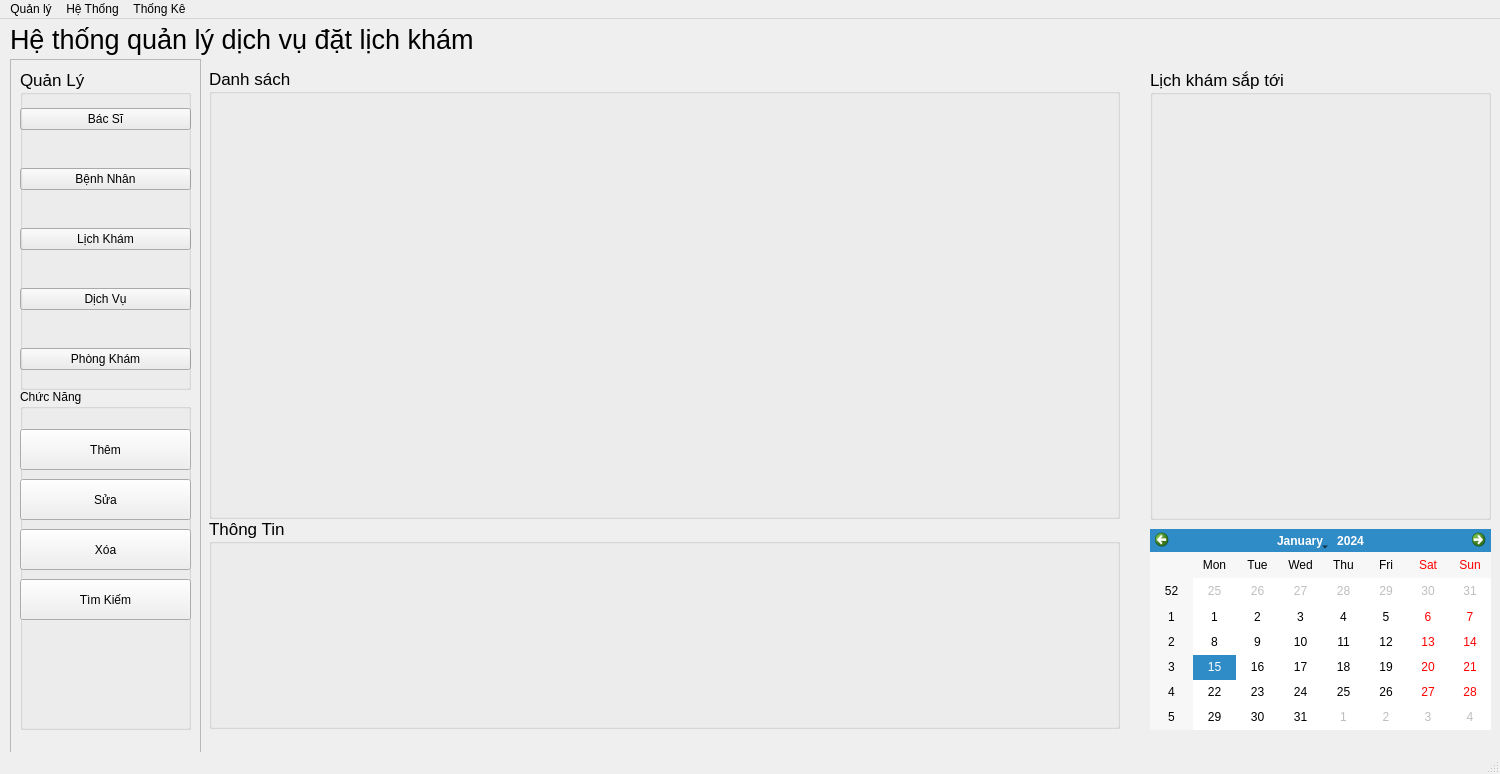
<?xml version="1.0" encoding="UTF-8"?>
<ui version="4.0">
 <class>MainWindow</class>
 <widget class="QMainWindow" name="MainWindow">
  <property name="geometry">
   <rect>
    <x>0</x>
    <y>0</y>
    <width>1500</width>
    <height>774</height>
   </rect>
  </property>
  <property name="windowTitle">
   <string>MainWindow</string>
  </property>
  <widget class="QWidget" name="centralwidget">
   <widget class="QLabel" name="label">
    <property name="geometry">
     <rect>
      <x>10</x>
      <y>0</y>
      <width>591</width>
      <height>41</height>
     </rect>
    </property>
    <property name="font">
     <font>
      <pointsize>20</pointsize>
     </font>
    </property>
    <property name="text">
     <string>Hệ thống quản lý dịch vụ đặt lịch khám</string>
    </property>
   </widget>
   <widget class="QFrame" name="frame">
    <property name="geometry">
     <rect>
      <x>10</x>
      <y>40</y>
      <width>191</width>
      <height>731</height>
     </rect>
    </property>
    <property name="frameShape">
     <enum>QFrame::StyledPanel</enum>
    </property>
    <property name="frameShadow">
     <enum>QFrame::Raised</enum>
    </property>
    <widget class="QWidget" name="verticalLayoutWidget">
     <property name="geometry">
      <rect>
       <x>10</x>
       <y>40</y>
       <width>171</width>
       <height>41</height>
      </rect>
     </property>
     <layout class="QVBoxLayout" name="verticalLayout">
      <item>
       <widget class="QPushButton" name="pushButton">
        <property name="text">
         <string>Bác Sĩ</string>
        </property>
       </widget>
      </item>
     </layout>
    </widget>
    <widget class="QWidget" name="verticalLayoutWidget_2">
     <property name="geometry">
      <rect>
       <x>10</x>
       <y>100</y>
       <width>171</width>
       <height>41</height>
      </rect>
     </property>
     <layout class="QVBoxLayout" name="verticalLayout_2">
      <item>
       <widget class="QPushButton" name="pushButton_2">
        <property name="text">
         <string>Bệnh Nhân</string>
        </property>
       </widget>
      </item>
     </layout>
    </widget>
    <widget class="QWidget" name="verticalLayoutWidget_3">
     <property name="geometry">
      <rect>
       <x>10</x>
       <y>160</y>
       <width>171</width>
       <height>41</height>
      </rect>
     </property>
     <layout class="QVBoxLayout" name="verticalLayout_3">
      <item>
       <widget class="QPushButton" name="pushButton_3">
        <property name="text">
         <string>Lịch Khám</string>
        </property>
       </widget>
      </item>
     </layout>
    </widget>
    <widget class="QWidget" name="verticalLayoutWidget_4">
     <property name="geometry">
      <rect>
       <x>10</x>
       <y>220</y>
       <width>171</width>
       <height>41</height>
      </rect>
     </property>
     <layout class="QVBoxLayout" name="verticalLayout_4">
      <item>
       <widget class="QPushButton" name="pushButton_4">
        <property name="text">
         <string>Dịch Vụ</string>
        </property>
       </widget>
      </item>
     </layout>
    </widget>
    <widget class="QWidget" name="verticalLayoutWidget_5">
     <property name="geometry">
      <rect>
       <x>10</x>
       <y>280</y>
       <width>171</width>
       <height>41</height>
      </rect>
     </property>
     <layout class="QVBoxLayout" name="verticalLayout_5">
      <item>
       <widget class="QPushButton" name="pushButton_5">
        <property name="text">
         <string>Phòng Khám</string>
        </property>
       </widget>
      </item>
     </layout>
    </widget>
    <widget class="QGroupBox" name="groupBox_4">
     <property name="geometry">
      <rect>
       <x>10</x>
       <y>10</y>
       <width>171</width>
       <height>321</height>
      </rect>
     </property>
     <property name="font">
      <font>
       <pointsize>13</pointsize>
      </font>
     </property>
     <property name="title">
      <string>Quản Lý</string>
     </property>
    </widget>
    <widget class="QGroupBox" name="groupBox_5">
     <property name="geometry">
      <rect>
       <x>10</x>
       <y>330</y>
       <width>171</width>
       <height>341</height>
      </rect>
     </property>
     <property name="title">
      <string>Chức Năng</string>
     </property>
     <widget class="QPushButton" name="pushButton_6">
      <property name="geometry">
       <rect>
        <x>0</x>
        <y>40</y>
        <width>171</width>
        <height>41</height>
       </rect>
      </property>
      <property name="text">
       <string>Thêm</string>
      </property>
     </widget>
     <widget class="QPushButton" name="pushButton_7">
      <property name="geometry">
       <rect>
        <x>0</x>
        <y>90</y>
        <width>171</width>
        <height>41</height>
       </rect>
      </property>
      <property name="text">
       <string>Sửa</string>
      </property>
     </widget>
     <widget class="QPushButton" name="pushButton_8">
      <property name="geometry">
       <rect>
        <x>0</x>
        <y>140</y>
        <width>171</width>
        <height>41</height>
       </rect>
      </property>
      <property name="text">
       <string>Xóa</string>
      </property>
     </widget>
     <widget class="QPushButton" name="pushButton_9">
      <property name="geometry">
       <rect>
        <x>0</x>
        <y>190</y>
        <width>171</width>
        <height>41</height>
       </rect>
      </property>
      <property name="text">
       <string>Tìm Kiếm</string>
      </property>
     </widget>
    </widget>
   </widget>
   <widget class="QStackedWidget" name="stackedWidget">
    <property name="geometry">
     <rect>
      <x>199</x>
      <y>49</y>
      <width>931</width>
      <height>721</height>
     </rect>
    </property>
    <widget class="QWidget" name="page">
     <widget class="QGroupBox" name="groupBox_2">
      <property name="geometry">
       <rect>
        <x>10</x>
        <y>0</y>
        <width>911</width>
        <height>451</height>
       </rect>
      </property>
      <property name="font">
       <font>
        <pointsize>13</pointsize>
        <italic>false</italic>
       </font>
      </property>
      <property name="autoFillBackground">
       <bool>false</bool>
      </property>
      <property name="title">
       <string>Danh sách</string>
      </property>
     </widget>
     <widget class="QGroupBox" name="groupBox_3">
      <property name="geometry">
       <rect>
        <x>10</x>
        <y>450</y>
        <width>911</width>
        <height>211</height>
       </rect>
      </property>
      <property name="font">
       <font>
        <pointsize>13</pointsize>
       </font>
      </property>
      <property name="title">
       <string>Thông Tin</string>
      </property>
     </widget>
    </widget>
    <widget class="QWidget" name="page_2"/>
   </widget>
   <widget class="QGroupBox" name="groupBox">
    <property name="geometry">
     <rect>
      <x>1150</x>
      <y>50</y>
      <width>341</width>
      <height>451</height>
     </rect>
    </property>
    <property name="font">
     <font>
      <pointsize>13</pointsize>
     </font>
    </property>
    <property name="title">
     <string>Lịch khám sắp tới </string>
    </property>
   </widget>
   <widget class="QCalendarWidget" name="calendarWidget">
    <property name="geometry">
     <rect>
      <x>1150</x>
      <y>510</y>
      <width>341</width>
      <height>201</height>
     </rect>
    </property>
   </widget>
  </widget>
  <widget class="QMenuBar" name="menubar">
   <property name="geometry">
    <rect>
     <x>0</x>
     <y>0</y>
     <width>1500</width>
     <height>26</height>
    </rect>
   </property>
   <widget class="QMenu" name="menuQu_n_l">
    <property name="title">
     <string>Quản lý</string>
    </property>
    <addaction name="actionB_c_S"/>
    <addaction name="actionPh_ng_Kh_m"/>
    <addaction name="actionH_s_B_nh_nh_n"/>
    <addaction name="actionD_ch_v"/>
    <addaction name="actionL_ch_Kh_m"/>
   </widget>
   <widget class="QMenu" name="menuH_Th_ng">
    <property name="title">
     <string>Hệ Thống</string>
    </property>
    <addaction name="actionProfile"/>
    <addaction name="action_ng_xu_t"/>
   </widget>
   <widget class="QMenu" name="menuTh_ng_K">
    <property name="title">
     <string>Thống Kê</string>
    </property>
    <addaction name="actionTh_ng_k_theo_th_ng"/>
    <addaction name="actionTh_ng_k_l_t_kh_m"/>
    <addaction name="actionTh_ng_k"/>
   </widget>
   <addaction name="menuQu_n_l"/>
   <addaction name="menuH_Th_ng"/>
   <addaction name="menuTh_ng_K"/>
  </widget>
  <widget class="QStatusBar" name="statusbar"/>
  <action name="actionB_c_S">
   <property name="text">
    <string>Bác Sĩ</string>
   </property>
  </action>
  <action name="actionPh_ng_Kh_m">
   <property name="text">
    <string>Phòng Khám</string>
   </property>
  </action>
  <action name="actionH_s_B_nh_nh_n">
   <property name="text">
    <string>Hồ sơ Bệnh nhân</string>
   </property>
  </action>
  <action name="actionProfile">
   <property name="text">
    <string>Profile</string>
   </property>
  </action>
  <action name="action_ng_xu_t">
   <property name="text">
    <string>Đăng xuất</string>
   </property>
  </action>
  <action name="actionTh_ng_k_theo_th_ng">
   <property name="text">
    <string>Thống kê theo tháng</string>
   </property>
  </action>
  <action name="actionTh_ng_k_l_t_kh_m">
   <property name="text">
    <string>Thống kê lượt khám</string>
   </property>
  </action>
  <action name="actionTh_ng_k">
   <property name="text">
    <string>Thống kê </string>
   </property>
  </action>
  <action name="actionD_ch_v">
   <property name="text">
    <string>Dịch vụ</string>
   </property>
  </action>
  <action name="actionL_ch_Kh_m">
   <property name="text">
    <string>Lịch Khám</string>
   </property>
  </action>
 </widget>
 <resources/>
 <connections/>
</ui>
